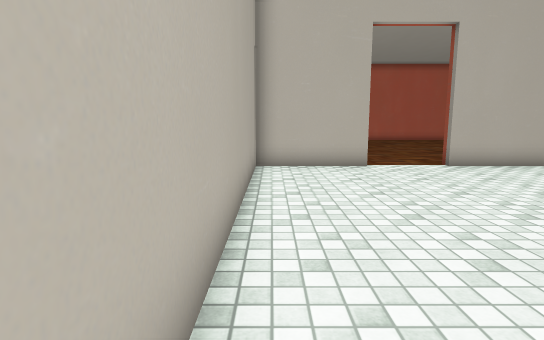
view 1 (above)

15 first-person views from a walk through a Unity game level. The camera is 1.3 m above the floor, tilts 8° down and sees 80° across. The floor is counted in squares, 1 m on a side. Each view is taken from the middle of a square. On the plan, view 1 faces up. The plan holds only what a view shows up to about 14 squares ahead; the rest is blank. The player is left out. Some surface patterns are stand-ins.

view 2
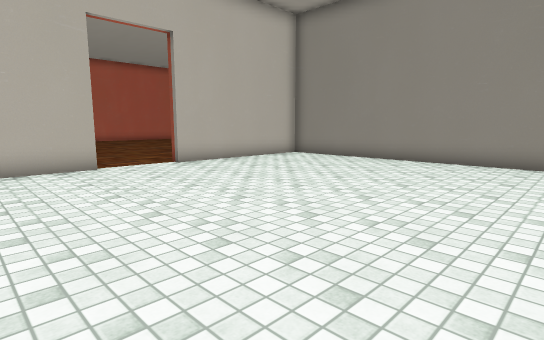

view 3
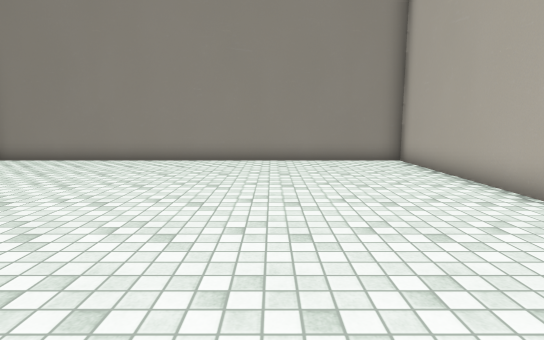

view 4
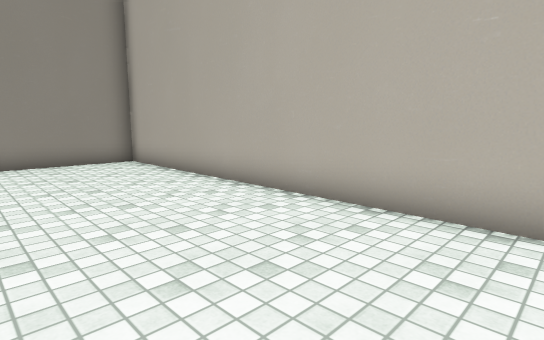

view 5
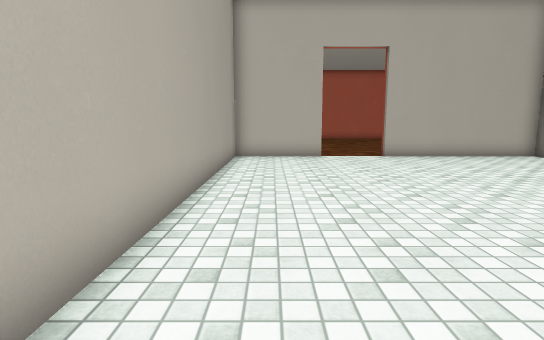

view 6
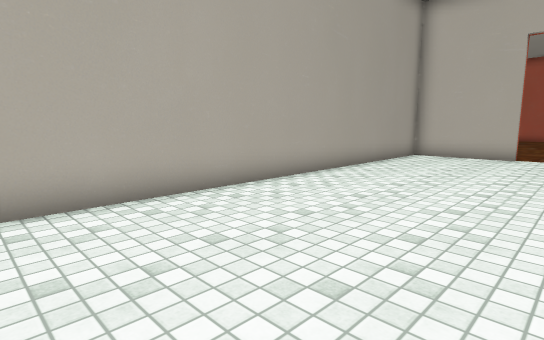

view 7
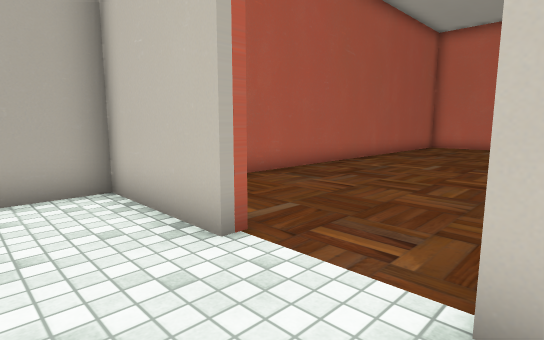

view 8
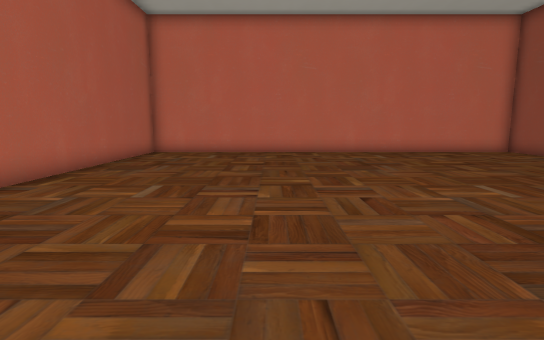

view 9
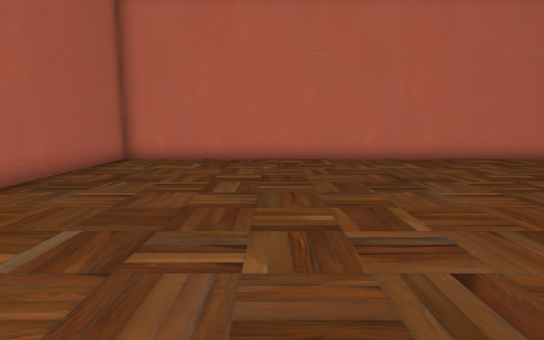

view 10
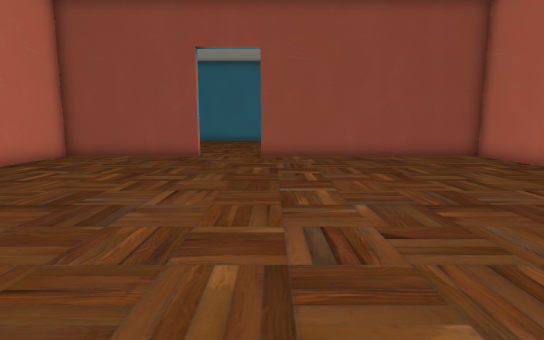

view 11
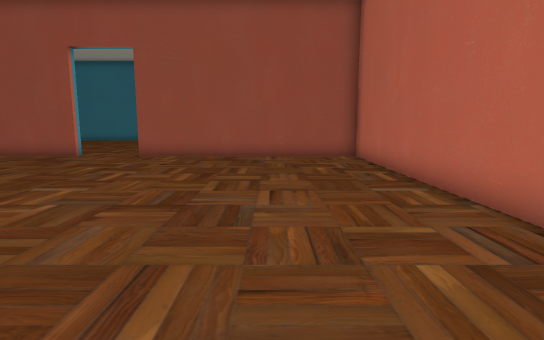

view 12
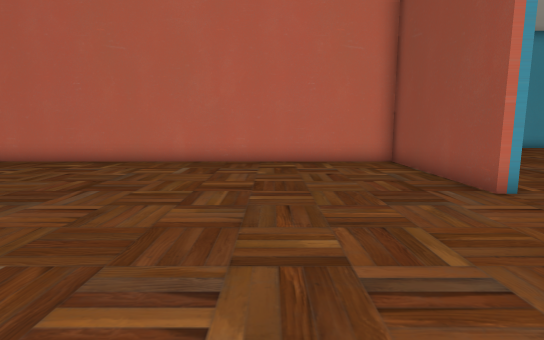

view 13
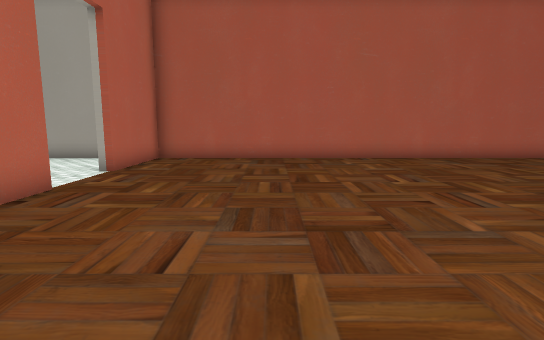

view 14
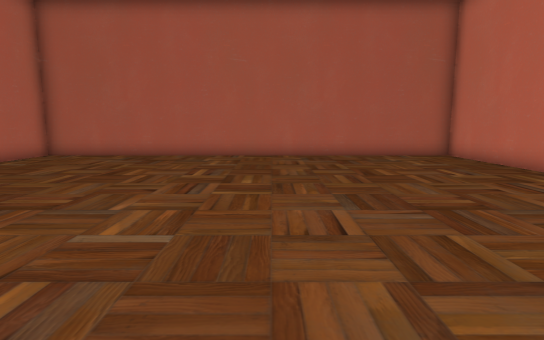

view 15
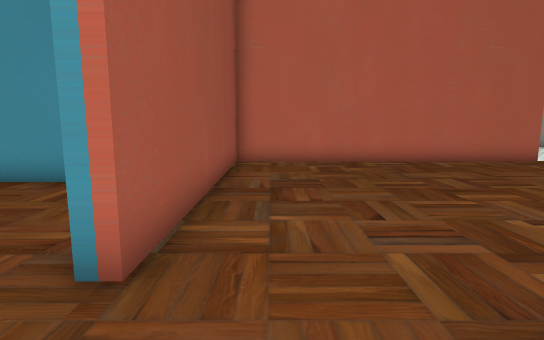

### Floor plan
Points are (right, up) in squares from view 1. A wall is a line through its corners. A room is listed if a view was taken in it or the views show most of it. See-through windows are left out.
Room 1 (views 1, 2, 3, 4, 5, 6, 7)
walls: (3, 10.2) (-0.5, 10.2) (-0.5, -3.6); (0.2, -4.6) (11.7, -4.6) (11.7, 10.2) (5.6, 10.2)
ways out: opening at (4.5, 10) to room 2
Room 2 (views 8, 9, 10, 11, 12, 13, 14, 15)
walls: (5.6, 10.2) (5.6, 10.6) (16.2, 10.6) (16.2, 19.4); (16.2, 22) (16.2, 27.4) (-0.5, 27.4) (-0.5, 10.6) (3, 10.6) (3, 10.2)
ways out: opening at (4.5, 10) to room 1; opening at (16.5, 20.5)

Where each view was taken, in squares from view 1:
view 1: 0 up, 0 right, facing up
view 2: 0 up, 0 right, facing up-right
view 3: 0 up, 0 right, facing right
view 4: 0 up, 0 right, facing down-right
view 5: 3 down, 1 right, facing up
view 6: 4 down, 5 right, facing up-left
view 7: 8 up, 6 right, facing up-left
view 8: 12 up, 5 right, facing up
view 9: 15 up, 5 right, facing up
view 10: 19 up, 3 right, facing right
view 11: 14 up, 3 right, facing right
view 12: 16 up, 12 right, facing up
view 13: 15 up, 12 right, facing left
view 14: 20 up, 13 right, facing left
view 15: 22 up, 15 right, facing down
